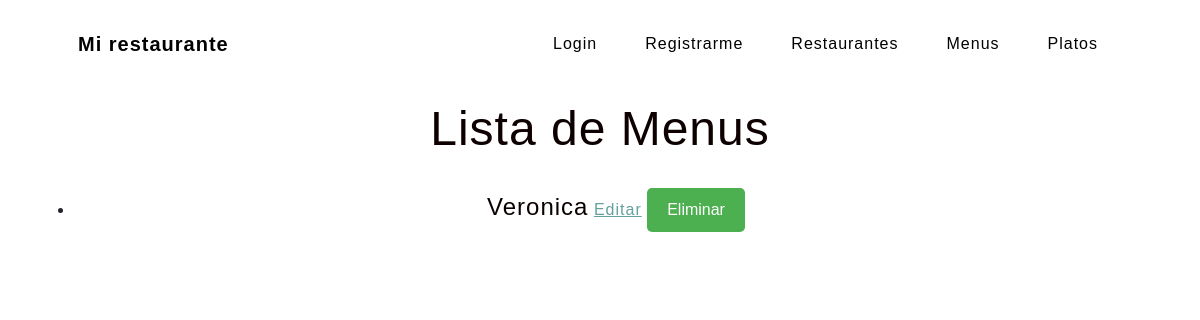
/lista_menus, run on an earlier commit of the app's database.
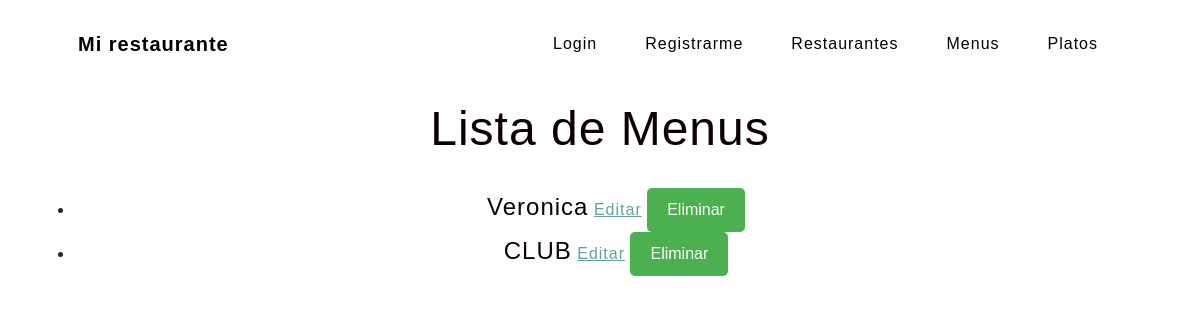
And on a later commit of the database.
### Restaurante/models.py (models this page shows, shortened)
class Menu(models.Model):
    nombre = models.CharField(max_length=255, unique=True)
    restaurante = models.ForeignKey(Restaurante, on_delete=models.CASCADE)

### Restaurante/views.py (the view)
# urls.py: path("lista_menus", Restaurante_views.lista_menus, name="lista_menus"),
def lista_menus(request):
    menus = Menu.objects.all()
    return render(request, "lista_menu.html", {"menus": menus})

### Restaurante/templates/lista_menu.html (shortened to what this page needs)
{% load static %}
<!DOCTYPE html>
<html lang="es">
<head>
    <link href="{% static 'Restaurante/css/styles.css' %}" rel="stylesheet" />
</head>
<body>
    <nav class="navbar navbar-expand-lg navbar-light fixed-top" id="mainNav">
        <div class="container px-4 px-lg-5">
            <a class="navbar-brand" href="{% url 'Base' %}">Mi restaurante</a>
            <div class="collapse navbar-collapse" id="navbarResponsive">
                <ul class="navbar-nav ms-auto">
                    <li class="nav-item"><a class="nav-link" href="{% url 'login_view' %}">Login</a></li>
                    <li class="nav-item"><a class="nav-link" href="{% url 'registro' %}">Registrarme</a></li>
                    <li class="nav-item"><a class="nav-link" href="{% url 'restaurante' %}">Restaurantes</a></li>
                    <li class="nav-item"><a class="nav-link" href="{% url 'menus' %}">Menus</a></li>
                    <li class="nav-item"><a class="nav-link" href="{% url 'platos' %}">Platos</a></li>
                </ul>
            </div>
        </div>
    </nav>
    <div class="container" style="margin-top: 100px;">
        <h2>Lista de Menus</h2>
        <ul>
          {% for menu in menus %}
            <li>
                <span style="color: rgb(12, 1, 1); font-size: 24px;">{{ menu.nombre }}</span>
              <a href="{% url 'editar_menus' menu.id %}">Editar</a>
              <form method="POST" action="{% url 'eliminar_menus' menu.id %}" style="display:inline;">
                <button type="submit" onclick="return confirm('¿Estás seguro de que deseas eliminar este Menu?');">Eliminar</button>
              </form>
            </li>
          {% endfor %}
        </ul>
</div>
</body>
</html>

What changed in the data, as far as the page shows it:
added Menu: nombre "CLUB"
